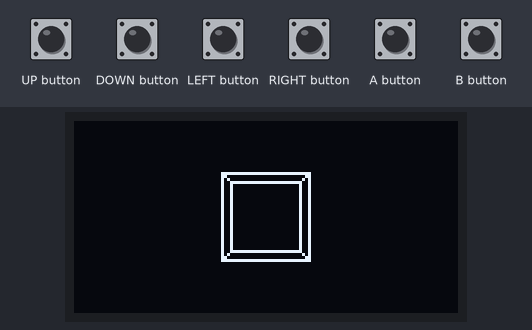
Bench run of a sketch on a simulated Arduboy, built with avr-gcc and run on an emulated ATmega32U4. Parts: 128×64 one-colour display. Inputs (shaded band) come from the test bench.

Above: at 1.2 s.
1.3 s: UP button pressed for 0.15 s
At 2.1 s:
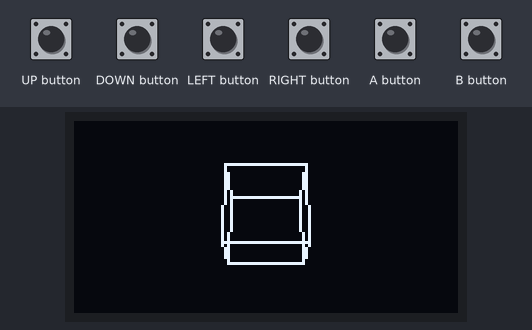
2.9 s: DOWN button pressed for 1 s
At 4.7 s:
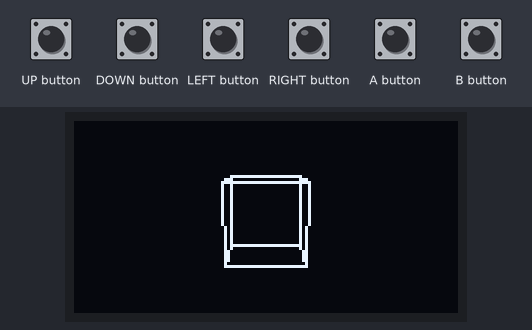
5.4 s: LEFT button pressed for 1 s
At 6.8 s:
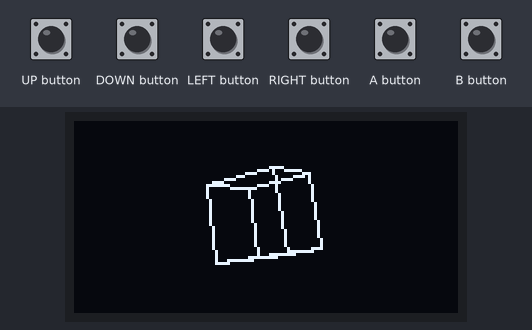
7.9 s: RIGHT button pressed for 1 s
At 8.39 s:
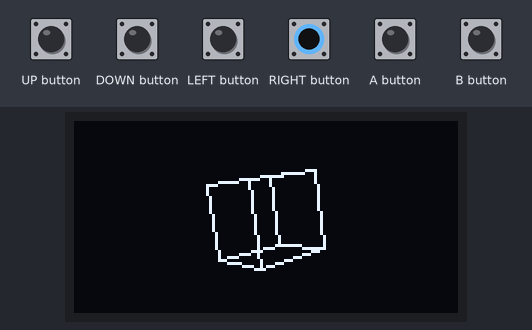
10.4 s: RIGHT button pressed for 0.15 s
At 11.7 s:
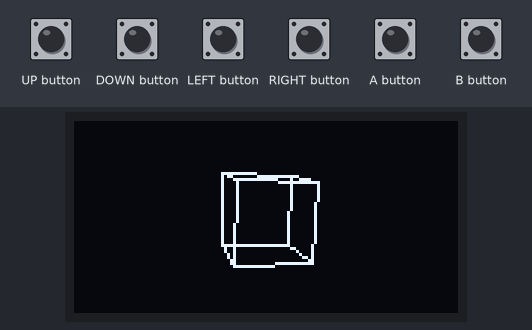
12.0 s: UP button pressed for 1 s
At 13.4 s:
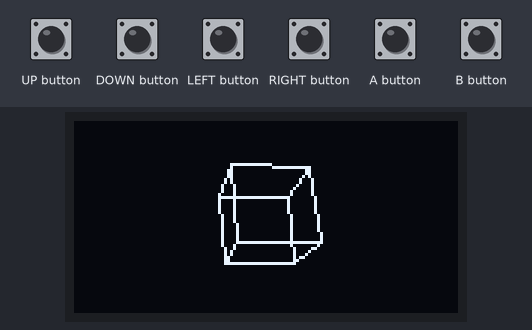

The sketch:

cube_3d_demo.ino
```cpp
#include <Arduboy2.h>

#include "game.h"

Game game;

void setup () {
  game.init();
}

void loop () {
  game.run();
}
```

game.h
```cpp
#include <Arduboy2.h>


template<typename T>
struct Point2D {
    Point2D() : Point2D(0, 0) {}

    Point2D(T x, T y) {
        this->x = x;
        this->y = y;
    };

    Point2D translated(T dx, T dy) {
      return Point2D(this->x + dx, this->y + dy);
    }

    Point2D mul(T dx, T dy) {
      return Point2D(this->x * dx, this->y * dy);
    }

    template<typename V>
    Point2D<V> as_type(){
      return Point2D<V>(static_cast<V>(this->x), static_cast<V>(this->y));
    }

    T x;
    T y;
};


template<typename T>
struct Point3D {
    Point3D() : Point3D(0, 0, 0) {}

    Point3D(T x, T y, T z) {
        this->x = x;
        this->y = y;
        this->z = z;
    };

    Point2D<float> to2D(float half_angle) {
        float depth = tan(half_angle) * this->z;

        return Point2D<float>(
            (float)this->x / depth,
            (float)this->y / depth
        );
    }

     Point3D rotateX(float angle) {
      return Point3D(
        this->x,
        this->y * cos(angle) - this->z * sin(angle),
        this->y * sin(angle) + this->z * cos(angle)
      );
    }

    Point3D rotateY(float angle) {
      return Point3D(
        this->x * cos(angle) - this->z * sin(angle),
        this->y,
        this->x * sin(angle) + this->z * cos(angle)
      );
    }

    Point3D translated(T dx, T dy, T dz) {
      return Point3D(this->x + dx, this->y + dy, this->z + dz);
    }

    Point3D mul(T dx, T dy, T dz) {
      return Point3D(this->x * dx, this->y * dy, this->z * dz);
    }

    T x;
    T y;
    T z;
};

class Game {
 public:
  static constexpr uint8_t DEFAULT_FPS = 24;
  static constexpr float degrees_to_radians(float degrees) {
    return degrees / 180 * M_PI;
  }

  Game(uint8_t fps = DEFAULT_FPS) {
    this->fps = fps;
  }

  void init() {
    this->arduboy.begin();
    this->arduboy.setFrameRate(this->fps);
    this->arduboy.initRandomSeed();
    this->reset();
  }

  void run() {
    if (!this->arduboy.nextFrame()) return;
    this->arduboy.clear();
    this->arduboy.pollButtons();

    uint64_t elapsed_time = millis() - current_time;

    this->player_input(elapsed_time / (float)1000);
    this->render(elapsed_time / (float)1000);

    current_time += elapsed_time;

    this->arduboy.display();
  }

 private:
  void reset() {
    current_time = millis();
  }

  void player_input(float elapsed_time) {
    if (this->arduboy.pressed(LEFT_BUTTON)) {
      rotate_angle_y = (rotate_angle_y - 5) % 360;
    }

    if (this->arduboy.pressed(RIGHT_BUTTON)) {
      rotate_angle_y = (rotate_angle_y + 5) % 360;
    }

    if (this->arduboy.pressed(DOWN_BUTTON)) {
      rotate_angle_x = (rotate_angle_x + 5) % 360;
    }

    if (this->arduboy.pressed(UP_BUTTON)) {
      rotate_angle_x = (rotate_angle_x - 5) % 360;
    }
  }

  void render(float elapsed_time) {
    Point2D<int16_t> transformed_front[4];
    Point2D<int16_t> transformed_back[4];

    float r_x = Game::degrees_to_radians(this->rotate_angle_x);
    float r_y = Game::degrees_to_radians(this->rotate_angle_y);
    float fov_2_r = Game::degrees_to_radians(half_fov);

    for(uint8_t i = 0; i < 4; i ++) {
      transformed_front[i] = this->front[i].rotateX(r_x).rotateY(r_y).translated(0, 0, 5).to2D(
          fov_2_r
        ).mul(WIDTH, 2*HEIGHT).translated(WIDTH / 2, HEIGHT / 2).as_type<int16_t>();
    }

    for(uint8_t i = 0; i < 4; i ++) {
      transformed_back[i] = this->back[i].rotateX(r_x).rotateY(r_y).translated(0, 0, 5).to2D(
          fov_2_r
        ).mul(WIDTH, 2*HEIGHT).translated(WIDTH / 2, HEIGHT / 2).as_type<int16_t>();
    }

    for(uint8_t i = 0; i < 4; i ++) {
      this->draw_line(
        transformed_front[i],
        transformed_front[(i  + 1) % 4]
      );
    }

    for(uint8_t i = 0; i < 4; i ++) {
      this->draw_line(
        transformed_back[i],
        transformed_back[(i  + 1) % 4]
      );
    }

    for(uint8_t i = 0; i < 4; i ++) {
      this->draw_line(
        transformed_front[i],
        transformed_back[i]
      );
    }
  }

  void draw_line(const Point2D<int16_t>& p1, const Point2D<int16_t>& p2){
    this->arduboy.drawLine(p1.x, p1.y, p2.x, p2.y);
  }

  Arduboy2 arduboy;
  uint8_t fps;

  uint64_t current_time = 0;

  int16_t rotate_angle_y = 0;
  int16_t rotate_angle_x = 0;

  float fov = 90;
  float half_fov = fov / 2;

  Point3D<float> front[4] = {
    Point3D<float>(-0.5, -0.5, -0.5),
    Point3D<float>(-0.5, 0.5, -0.5),
    Point3D<float>(0.5, 0.5, -0.5),
    Point3D<float>(0.5, -0.5, -0.5),
  };

  Point3D<float> back[4] = {
    front[0].translated(0, 0, 1),
    front[1].translated(0, 0, 1),
    front[2].translated(0, 0, 1),
    front[3].translated(0, 0, 1)
  };
};
```

Measured:
- after the input at 1.3 s, the display: first changes at once (image 1 shows a later state)
- after the input at 2.9 s, the display: first changes at once (image 2 shows a later state)
- after the input at 5.4 s, the display: first changes at once (image 3 shows a later state)
- after the input at 7.9 s, the display: first changes at once (image 4 shows a later state)
- after the input at 10.4 s, the display: first changes at once (image 5 shows a later state)
- after the input at 12.0 s, the display: first changes at once (image 6 shows a later state)
